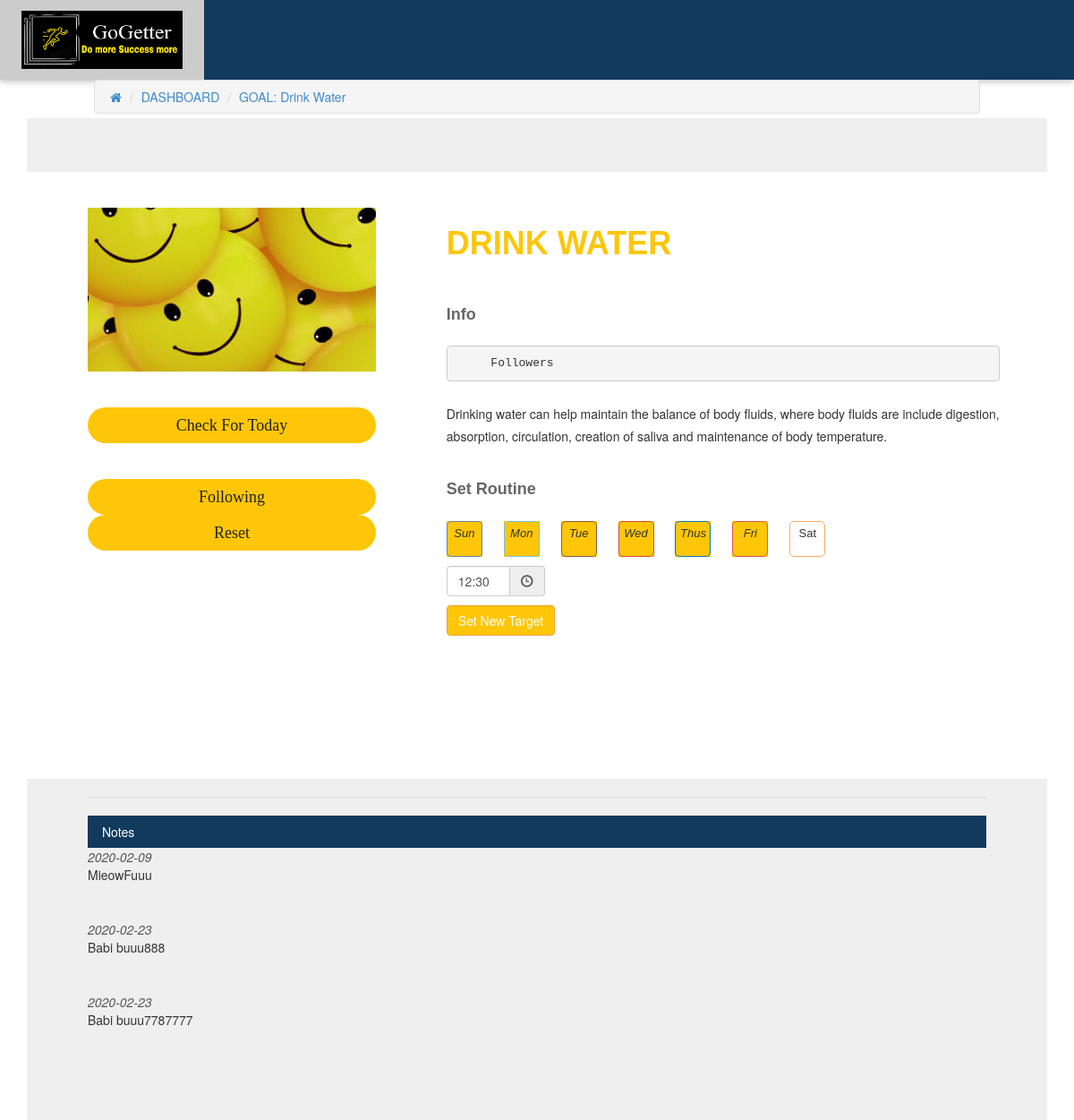
The page /goalprofile.php?goal=3 (signed in) on the database its author committed.
### tables this page shows
CREATE TABLE `common_goals` (
  `goals_id` int(60) NOT NULL,
  `goals_name` varchar(50) NOT NULL,
  `category` int(11) NOT NULL,
  `goals_desc` varchar(2000) NOT NULL,
  `goals_picture` varchar(255) NOT NULL DEFAULT 'default.jpg',
  `date_created` timestamp NOT NULL DEFAULT CURRENT_TIMESTAMP ON UPDATE CURRENT_TIMESTAMP
);

CREATE TABLE `goals_followed` (
  `goal_followed_id` int(255) NOT NULL,
  `goals_fk` int(11) NOT NULL,
  `goals_follower_fk` int(11) NOT NULL,
  `reminder_time` time NOT NULL,
  `sunday` tinyint(1) NOT NULL DEFAULT '0',
  `monday` tinyint(1) NOT NULL DEFAULT '0',
  `tuesday` tinyint(1) NOT NULL DEFAULT '0',
  `wednesday` tinyint(1) NOT NULL DEFAULT '0',
  `thusday` tinyint(1) NOT NULL DEFAULT '0',
  `friday` tinyint(1) NOT NULL DEFAULT '0',
  `saturday` tinyint(1) NOT NULL DEFAULT '0',
  `goal_counts` int(11) NOT NULL DEFAULT '0'
);

CREATE TABLE `goal_record` (
  `goal_record_id` int(255) NOT NULL,
  `following_goal_fk` int(11) NOT NULL,
  `checked_date` date NOT NULL,
  `goal_desc` varchar(20) NOT NULL
);

### goalprofilecontroller.php (called while the page is built, shortened)
<?php
if ( isset($_GET['goal']) )
{
       $results1 = searchcommongoal($conn, $_GET['goal']);
       $res = $results1['goals_id'];$res2 = $results1['goals_name'];
       $res3 = $results1['category'];$res4 = $results1['goals_desc'];
       $res5 = $results1['goals_picture'];
        $search1 = searchFollowedgoal($conn, $res, $_SESSION["identity"]);
		if($search1 > 0) {
        $goalde_id=    $search1['goal_followed_id'];
        $sun=    $search1['sunday'];    $mon= $search1['monday'];    $tue=  $search1['tuesday'];
        $wed=    $search1['wednesday']; $thus= $search1['thusday'];  $fri=  $search1['friday'];
        $sat=    $search1['saturday'];  $set_time = $search1['reminder_time'];
        $sun1 = ($sun == 0 ? '' : 'style="background-color:#fec608;"');     $mon1 = ($mon == 0 ? '' : 'style="background-color:#fec608;"');
        $tue1 = ($tue == 0 ? '' : 'style="background-color:#fec608;"');     $wed1 = ($wed == 0 ? '' : 'style="background-color:#fec608;"');
        $thus1 = ($thus == 0 ? '' : 'style="background-color:#fec608;"');   $fri1 = ($fri == 0 ? '' : 'style="background-color:#fec608;"');
        $sat1 = ($sat == 0 ? '' : 'style="background-color:#fec608;"');
		}
        if ($search1 >0){
            $restoday = date('Y-m-d');
            $recresult = checktoday($conn,$restoday,$goalde_id);
            $checkcurrentTarget = searchTargetgoal($conn, $goalde_id);
        }
  }
  function searchcommongoal($conn,  $getgoal){
    $stmt_ = $conn->prepare("SELECT * FROM `common_goals` WHERE `goals_id`=:id");
    $stmt_->bindParam(':id',  $getgoal, PDO::PARAM_STR);
    $stmt_->execute();
    $results1 = $stmt_->fetch(PDO::FETCH_ASSOC);
    return $results1 ;
  }
  function searchFollowedgoal($conn, $res, $sid){
    $query1 = "SELECT * FROM `goals_followed` WHERE `goals_fk` = :g_fk AND `goals_follower_fk` = :gf_fk";
    $search=$conn->prepare($query1);
    $search->bindParam(':g_fk', $res, PDO::PARAM_STR);
    $search->bindParam(':gf_fk', $sid , PDO::PARAM_STR);
    $search->execute();
    $count = $search->rowCount();
    if ($count >0){
      $search1 = $search->fetch(PDO::FETCH_ASSOC);
      return $search1;
    }else {$count = 0; return $count;}
  }
  function checktoday($conn,$restoday,$goalde_id){
    $searchforToday = "SELECT * FROM `goal_record` WHERE `checked_date` = :date AND `following_goal_fk` = :fg_fk";
    $searchforRec=$conn->prepare($searchforToday);
    $searchforRec->bindParam(':date', $restoday, PDO::PARAM_STR);
    $searchforRec->bindParam(':fg_fk', $goalde_id , PDO::PARAM_STR);
    $searchforRec->execute();
    $recresult = $searchforRec->rowCount();
    return $recresult;
  }
  function searchTargetgoal($conn, $goalde_id){
    $query1= "SELECT * from `goal_target` WHERE `following_goal_fk`=:followed_goalID ORDER BY `end_date` DESC LIMIT 1";
    $search=$conn->prepare($query1);
    $search->bindParam(':followed_goalID', $goalde_id, PDO::PARAM_STR);
    $search->execute();
    $search1 = $search->fetch(PDO::FETCH_ASSOC);
    return $search1;
  }
function retrieveallGoalRecords($conn, $goalfollowing){
  $query = "SELECT `goal_record_id`,`following_goal_fk`,`checked_date`,`goal_desc` FROM `goal_record` WHERE `following_goal_fk`= :following";
  $search=$conn->prepare($query);
  $search->bindParam(':following', $goalfollowing, PDO::PARAM_STR);
  $search->execute();
  $search1 = $search->fetchALL(PDO::FETCH_ASSOC);
  $count = $search->rowCount();
  if ($count >0){ return $search1; }else { return 0; }
}
?>

### sessionchecker.php (called while the page is built, shortened)
<?php
 if ( isset($_SESSION["username1"]) && isset($_SESSION["identity"] ))
 {
    $s_id = $_SESSION["identity"];
 }
?>

### goalprofile.php (the view, shortened to what this page needs)
<?php
 require_once("sessionchecker.php");
require_once("goalprofilecontroller.php");
if ( isset($_GET['goal']) && is_numeric($_GET['goal']) && $_GET['goal'] >'0'){
$followinggoalId = searchFollowedgoal($conn, $_GET['goal'], $s_id);
}
?>
<!DOCTYPE html>
<html lang="en">
<head>
</head>
<link href="css/userprofile.css" rel="stylesheet">
    </head>
    <body>
        <div style="margin-left: 105px; margin-right: 105px; margin-bottom: 5px;">
            <ul class="breadcrumb" style="margin: 0px !important">
                <li><a href="index.php"><i class="fa fa-home"></i></a></li>
                <li><a href="userdashboard.php">DASHBOARD</a></li>
                <li><a href="#">GOAL: <?php echo "$res2";?></a></li>
            </ul>
        </div>
        <div class="container main_container">
            <div class="content_inner_bg row m0">
                <section class="about_person_area pad" id="about">
                    <div class="row">
                        <div class="col-md-5">
                            <div class="person_img">
                                <img src="uploads/<?php echo $res5;?>" style="width:612px;height:400;" alt="">
                                <?php
                                if ($recresult >0){
                                    $valuee = "<a id='myDiv' class='download_btn' href='#'><span>Checked ✓</span></a>";
                                }else{$valuee = "<a id='myDiv' class='download_btn' href='#' data-toggle='modal' data-target='#myModal'><span>Check For Today</span></a>";}
                                $canrate = ""; $canrate2 = "";
                                if ($search1 >0) {
                                    $canrate = $valuee."
                                    <a id='myDiv' class='download_btn' href='#'><span>Following</span></a>";
                                  }else{
                                    $canrate = "<a id='myDiv' class='download_btn' href='goalshandler.php?follow=".$_GET['goal']."'><span>Add Goal to List</span></a>";
                                  }
                                  if ($search1 >0){
                                    $canrate2 ="<a id='myDiv' onclick='myFunction();' class='contact_btn' href='goalshandler.php?reset=".$_GET['goal']."'><span>Reset</span></a>";
                                  }else{$canrate2 = "";}
                                echo $canrate.$canrate2;
                                ?>
                            </div>
                        </div>
                        <div class="col-md-7">
                            <div class="row person_details">
                                <h3><span><?php echo "$res2";?></span></h3><br>
                                <h4>Info</h4>
                                <p><pre>     <?php echo "Followers";?>      </pre></p>
                                <div class="person_information">
                                    <ul>
                                        <li><a href="#"> </a><?php echo $res4;?></li>
                                    </ul>
                                    <br><br>  <?php
                                    if ($search1 >0){
                                    echo '
                                    <h4>Set Routine</h4>
                                    <ul class="social_icon">
                                      <li '.$sun1.'><a href="goalshandler.php?sun='.$sun.'&follow='.$_GET["goal"].'"><i class="">Sun</i></a></li>
                                      <li '.$mon1.'><a href="goalshandler.php?mon='.$mon.'&follow='.$_GET["goal"].'"><i class="">Mon</i></a></li>
                                      <li '.$tue1.'><a href="goalshandler.php?tue='.$tue.'&follow='.$_GET["goal"].'"><i class="">Tue</i></a></li>
                                      <li '.$wed1.'><a href="goalshandler.php?wed='.$wed.'&follow='.$_GET["goal"].'"><i class="">Wed</i></a></li>
                                      <li '.$thus1.'><a href="goalshandler.php?thus='.$thus.'&follow='.$_GET["goal"].'"><i class="">Thus</i></a></li>
                                      <li '.$fri1.'><a href="goalshandler.php?fri='.$fri.'&follow='.$_GET["goal"].'"><i class="">Fri</i></a></li>
                                      <li '.$sat1.'><a href="goalshandler.php?sat='.$sat.'&follow='.$_GET["goal"].'"><i class=""></i>Sat</a></li>
                                    </ul>';
                                   require_once("timepicker/timepicker.php");}
                                    if ($search1 >0){
                                        $today = date("Y-m-d");
                                        if ($checkcurrentTarget >0 && $targetend >= $today){
                                            echo "<br><h4>Current Target</h4>Start Date:&nbsp".$targetstart."&nbsp&nbsp End Date:&nbsp".
                                            $targetend."&nbsp&nbsp Expectation ✖️".
                                            $targetexptime."&nbsp&nbsp Achieved:&nbsp".
                                            $target_done." times";
                                        }else{ echo '<button type="button" id="myDiv" data-toggle="modal" data-target="#myModal2" class="btn btn-warning" style="background-color:#fec608";>Set New Target</button>'; }
                                    }
                                   ?>
                                    <br><br><br><br><br>
                                </div>
                                </div>
                              </div>
                            </div>
                          </div>
                </section>
                <section class="education_area pad" id="education">
                    <div class="education_inner_area">
                        <div class="education_item wow fadeInUp animated" data-line="H">
                            <?php require_once("goalprofilenotes.php");?>
                        </div>
                    </div>
                      </div>
                </section>
                <br>
              <hr>
                    </div>
                    </div>
</body>
</html>

### timepicker/timepicker.php (shortened to what this page needs)
<br>
<link rel="stylesheet" type="text/css" href="timepicker/assets/css/bootstrap.min.css">
<link rel="stylesheet" type="text/css" href="timepicker/dist/bootstrap-clockpicker.min.css">
<div class="form-group">
		<div class="input-group clockpicker" data-placement="top" data-align="left" data-donetext="Done">
			<input type="text" class="form-control" value="<?php
			$datime = mb_substr($set_time, 0, 5);
			echo$datime;?>" id="pid" <?php echo "data-id1=".$goalde_id; ?>>
			<span class="input-group-addon" title="Set Reminding Time">
				<span class="glyphicon glyphicon-time"></span>
			</span>
		</div>

### goalprofilenotes.php (shortened to what this page needs)
<?php
if (isset($goalde_id)){
 echo '<div class="col-md-30">
 <hr style="border: 0px;border-top: 1px solid #ddd; ">
 <div itemprop="review" itemscope itemtype="http://schema.org/Review">
   <div class="w3-bar w3-blue">
     <a href="#" class="w3-bar-item w3-button">Notes</a></div>';
  $retrievedGoalRecords = retrieveallGoalRecords($conn, $goalde_id);
  if ($retrievedGoalRecords != 0){
    foreach ($retrievedGoalRecords as $row){
        $goaldate = $row['checked_date'];
        $goaldesc = $row['goal_desc'];
        echo "
        <meta itemprop='datePublished' content='2018-11-28 01:19:17'><em style='color: #555;'>".$goaldate."</em><br />
        <p><span itemprop='reviewBody'>".$goaldesc."</span></p><hr>
        <meta itemprop='itemReviewed' content='Person'>";
    }
  }
}
?>

### css/userdash.css (style rules this page uses)
body { margin-top:20px; background-image: url("https://i.imgur.com/Ud7VzMm.jpg"); background-repeat: no-repeat; width:100%; height:100%; }

### css/topbar.css (style rules this page uses)
body { font-family: "Lato", sans-serif }

### css/w3_2.css (style rules this page uses)
html { box-sizing:border-box }
*,*:before,*:after { box-sizing:inherit }
html { -ms-text-size-adjust:100%;-webkit-text-size-adjust:100% }
body { margin:0 }
article,aside,details,figcaption,figure,footer,header,main,menu,nav,section,summary { display:block }
a { background-color:transparent;-webkit-text-decoration-skip:objects }
code,kbd,pre,samp { font-family:monospace,monospace;font-size:1em }
hr { box-sizing:content-box;height:0;overflow:visible }
button,input,select,textarea { font:inherit;margin:0 }
button,input { overflow:visible }
button,select { text-transform:none }
button,html [type=button],[type=reset],[type=submit] { -webkit-appearance:button }
html,body { font-family:Verdana,sans-serif;font-size:15px;line-height:1.5 }
html { overflow-x:hidden }
h3 { font-size:24px }
h4 { font-size:20px }
h1,h2,h3,h4,h5,h6 { font-family:"Segoe UI",Arial,sans-serif;font-weight:400;margin:10px 0 }
hr { border:0;border-top:1px solid #eee;margin:20px 0 }
.w3-btn,.w3-button { border:none;display:inline-block;padding:8px 16px;vertical-align:middle;overflow:hidden;text-decoration:none;color:inherit;background-color:inherit;text-align:center;cursor:pointer;white-space:nowrap }
.w3-btn,.w3-button { -webkit-touch-callout:none;-webkit-user-select:none;-khtml-user-select:none;-moz-user-select:none;-ms-user-select:none;user-select:none }
.w3-bar { width:100%;overflow:hidden }
.w3-bar .w3-bar-item { padding:8px 16px;float:left;width:auto;border:none;display:block;outline:0 }
.w3-bar .w3-button { white-space:normal }
.w3-container:after,.w3-container:before,.w3-panel:after,.w3-panel:before,.w3-row:after,.w3-row:before,.w3-row-padding:after,.w3-row-padding:before, .w3-cell-row:before,.w3-cell-row:after,.w3-clear:after,.w3-clear:before,.w3-bar:before,.w3-bar:after { content:"";display:table;clear:both }
.w3-card,.w3-card-2 { box-shadow:0 2px 5px 0 rgba(0,0,0,0.16),0 2px 10px 0 rgba(0,0,0,0.12) }
.w3-padding-large { padding:12px 24px!important }
.w3-blue,.w3-hover-blue:hover { color:#fff!important;background-color:#123a5d!important }
.breadcrumb { margin: 89px 0 0px 0 !important; padding: 8px 17px !important; border: 1px solid #ddd !important; }

### timepicker/timepicker.php (style rules this page uses)
.input-group { width: 110px; margin-bottom: 10px; }

### rows shown on the page
common_goals: goals_name "Drink Water", goals_picture (placeholder picture), goals_name "DRINK WATER", goals_desc "Drinking water can help maintain the balance of body fluids, where body fluids are include digestion, absorption, circulation, creation of saliva and maintenance of body temperature."
goals_followed: reminder_time "12:30"
goal_record: checked_date "2020-02-09", goal_desc "MieowFuuu"
goal_record: checked_date "2020-02-23", goal_desc "Babi buuu888"
goal_record: checked_date "2020-02-23", goal_desc "Babi buuu7787777"
